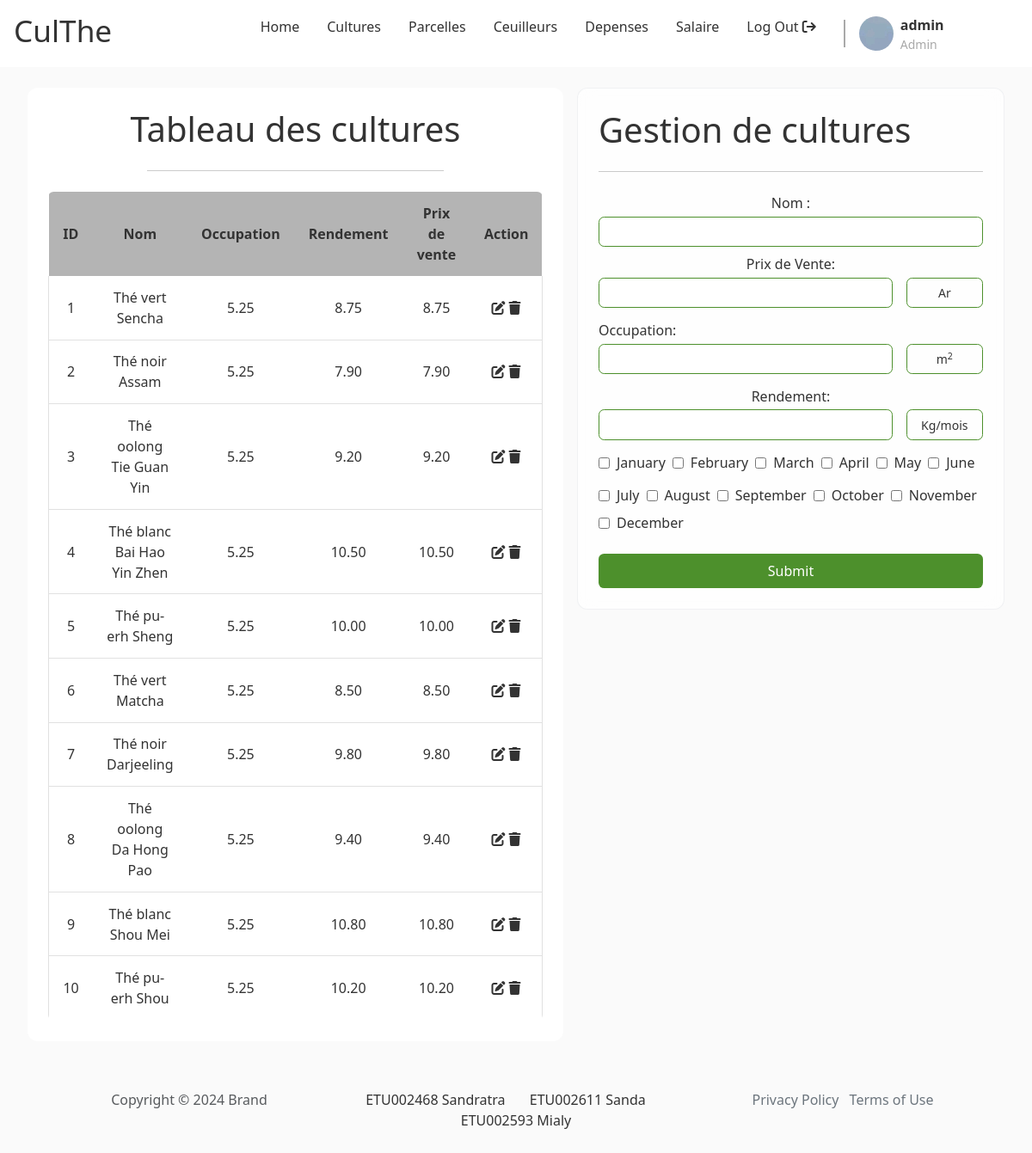
The app's page /pages/admin/main.php?page=the (signed in) with its own data.
### tables this page shows
CREATE TABLE culthe_variete_the(
    id INT PRIMARY KEY AUTO_INCREMENT,
    nom VARCHAR(50) NOT NULL,
    occupation DECIMAL(10,2) NOT NULL,
    rendement DECIMAL(10,2) NOT NULL,
    CHECK(occupation > 0 AND rendement > 0)
);

### inc/connexion.php (called while the page is built)
<?php
    function dbconnect(){
        static $connect = null;
        if ($connect===null) {
            $connect = mysqli_connect('localhost','Sanda','DashDashGo2K23!!','culthe');
        }
        return $connect;
    }

### inc/admin/function_variete_the.php (called while the page is built, shortened)
<?php
    function get_all_variete_the(){
        $request = "SELECT * FROM culthe_variete_the";
        $temp = mysqli_query(dbconnect(),$request);
        $result = [];
        while($donne = mysqli_fetch_array($temp)){
            $result[] = $donne;
        }
        return $result;
    }
?>

### pages/admin/the.php (the view, shortened to what this page needs)
<?php
    $list_variete_the = get_all_variete_the();
    $months = array("January", "February", "March", "April", "May", "June", "July", "August", "September", "October", "November", "December");
?>
<div class="body double-col">
        <section class="left">
            <h1 class="section__title">Tableau des cultures</h1>
            <hr class="section__sep">
            <div class="section__content">
                <table id="table">
                    <tr>
                        <th class="id number">ID</th>
                        <th class="name">Nom</th>
                        <th class="occupation">Occupation</th>
                        <th class="rendement">Rendement</th>
                        <th class="rendement">Prix de vente</th>
                        <th>Action</th>
                    </tr>
                    <?php for($i=0; $i<count($list_variete_the); $i++){ ?>
                    <tr>
                        <td class="id number"><?php echo($list_variete_the[$i]['id']); ?></td>
                        <td class="surface"><?php echo($list_variete_the[$i]['nom']); ?></td>
                        <td class="name"><?php echo($list_variete_the[$i]['occupation']); ?></td>
                        <td class="rendement"><?php echo($list_variete_the[$i]['rendement']); ?></td>
                        <td class="rendement"><?php echo($list_variete_the[$i]['rendement']); ?></td>
                        <td>
                            <a href="#" class="edit-btn"><i class="fa fa-edit"></i></a>
                            <a href="#" class="delete-btn"><i class="fa fa-trash"></i></a>
                        </td>
                    </tr>
                <?php } ?>
                </table>
            </div>
        </section>
        <section class="right">
            <form action="../../handler/admin/the_handler.php" method="post" id="login-form" class="form">
                <h1 class="form__title">Gestion de cultures</h1>
                <hr class="form__sep">
                <div class="form__content">
                    <div class="form__input horizontal">
                        <div class="form__input vertical">
                            <label for="nom" class="form__label">Nom : </label>
                            <div>
                                <input type="text" name="nom" id="nom" class="form__input-field" />
                            </div>
                        </div>
                        <div class="form__input vertical">
                                <label for="prix_vente" class="form__label">Prix de Vente:</label>
                                <div>
                                    <input type="number" name="prix_vente" id="prix_vente" class="form__input-field" />
                                    <span class="form__input-field unit">Ar</span>
                                </div>
                        </div>
                    </div>
                    <div class="form__input vertical">
                        <label for="occupation" class="form__label">Occupation:</label>
                        <div>
                            <input type="number" name="occupation" id="occupation" class="form__input-field" />
                            <span class="form__input-field unit">m<sup>2</sup></span>
                        </div>
                    </div>
                    <div class="form__input horizontal">
                        <div class="form__input vertical">
                            <label for="rendement" class="form__label">Rendement:</label>
                            <div>
                                <input type="number" name="rendement" id="rendement" class="form__input-field" />
                                <span class="form__input-field unit">Kg/mois</span>
                            </div>
                        </div>
                    </div>
                    <div class="form__input horizontal">
                        <?php for($i = 0; $i < 6; $i++){ ?>
                            <input type="checkbox" name="<?php echo strtolower($months[$i]); ?>" id="<?php echo strtolower($months[$i]); ?>" class="form__input-field" />
                            <label for="<?php echo strtolower($months[$i]); ?>" class="form__label"><?php echo $months[$i] ?></label>
                        <?php } ?>
                    </div>
                    <div class="form__input horizontal">
                        <?php for($i = 6; $i < 12; $i++){ ?>
                            <input type="checkbox" name="<?php echo strtolower($months[$i]); ?>" id="<?php echo strtolower($months[$i]); ?>" class="form__input-field" />
                            <label for="<?php echo strtolower($months[$i]); ?>" class="form__label"><?php echo $months[$i]; ?></label>
                        <?php } ?>
                    </div>
                </div>
                <button type="submit" class="form__submit btn" id="form__submit-btn">Submit</button>
            </form>
        </section>
    </div>

### assets/css/index.css (style rules this page uses)
:root { --primary: white; --secondary: lightgray; --accent: #4d902c; --text--main: #333333; --text--muted: darkgray; --text--100: .875rem; --text--300: 1rem; --text--500: 2.2rem; --border--soft: .4rem; --bg: rgb(250,250, 250); font-size: 1em; box-sizing: border-box; }
*, *::before, *::after { box-sizing: inherit; margin: 0; padding: 0; color: var(--text--main); text-decoration: none; }
html { color: var(--text--main); font-family: system-ui, -apple-system, BlinkMacSystemFont, 'Segoe UI', Roboto, Oxygen, Ubuntu, Cantarell, 'Open Sans', 'Helvetica Neue', sans-serif; }
body { min-height: 100vh; }
body>*+* { margin-top: 1.5rem; }
.btn { padding: .5rem 1rem; border: none; border-radius: var(--border--soft); background-color: var(--accent); }

### assets/css/form.css (style rules this page uses)
.form { padding: 1.5rem; border-radius: var(--border--soft); backdrop-filter: blur(10px) saturate(180%); -webkit-backdrop-filter: blur(10px) saturate(180%); background-color: rgba(255, 255, 255, 0.7); border-radius: 12px; border: 1px solid rgba(209, 213, 219, 0.3); }
.form>*+* { margin-top: 1.5rem; }
.form__title { margin: 0; }
.form__content>*+* { margin-top: .875rem; }
.form__input.vertical { display: flex; flex-direction: column; gap: .2rem; width: 100%; }
.form__input.horizontal { display: flex; align-items: center; gap: .5rem; flex-wrap: wrap; max-width: 100%; }
.form__input > div { display: flex; align-items: center; gap: 1rem; width: 100%; }
.form__input > div > * { flex-grow: 1; }
.form__input > div > .unit { flex-grow: 0; flex-basis: 20%; text-align: center; }
.form__input-field { padding: .4rem .8rem; border: 1px solid var(--accent); border-radius: var(--border--soft); font-size: var(--text--100); }
.form__submit { display: block; width: 100%; color: white; }

### assets/css/home.css (style rules this page uses)
body { background-color: var(--bg); }

### assets/css/layout.css (style rules this page uses)
.body { margin-left: 2rem; margin-right: 2rem; }
.double-col { display: flex; gap: 1rem; }
.double-col>*>*+* { margin-top: 1.5rem; }
.double-col .left { flex-basis: 65%; }
.double-col .right { flex-grow: 1; }
.left { padding: 1.5rem; border-radius: 12px; background-color: white; }
.left .section__title { text-align: center; }
.left .section__sep { width: 60%; margin-left: auto; margin-right: auto; }
.left table { overflow: hidden; border-spacing: 0; width: 100%; margin: auto auto; border-radius: var(--border--soft); border-bottom: 1px solid rgb(225, 225, 225); }
.left th, .left td { padding: .8rem 1rem; text-align: center; }
.left th { background-color: rgb(180, 180, 180); }
.left td:first-child { border-left: 1px solid rgb(225, 225, 225); }
.left td:last-child { border-right: 1px solid rgb(225, 225, 225); }
.left tr:last-child td, .left tr:not(:first-child) td { border-bottom: 1px solid rgb(225, 225, 225); }
.left .id { width: 15%; text-align: center; }
.left .occupation, .left .rendement { width: 30%; text-align: center; }
.left .name, .left .date { text-align: center; }

### records on screen
culthe_variete_the: id "1", nom "Thé vert Sencha", occupation "5.25", rendement "8.75"
culthe_variete_the: id "2", nom "Thé noir Assam", occupation "5.25", rendement "7.90"
culthe_variete_the: id "3", nom "Thé oolong Tie Guan Yin", occupation "5.25", rendement "9.20"
culthe_variete_the: id "4", nom "Thé blanc Bai Hao Yin Zhen", occupation "5.25", rendement "10.50"
culthe_variete_the: id "5", nom "Thé pu-erh Sheng", occupation "5.25", rendement "10.00"
culthe_variete_the: id "6", nom "Thé vert Matcha", occupation "5.25", rendement "8.50"
culthe_variete_the: id "7", nom "Thé noir Darjeeling", occupation "5.25", rendement "9.80"
culthe_variete_the: id "8", nom "Thé oolong Da Hong Pao", occupation "5.25", rendement "9.40"
culthe_variete_the: id "9", nom "Thé blanc Shou Mei", occupation "5.25", rendement "10.80"
culthe_variete_the: id "10", nom "Thé pu-erh Shou", occupation "5.25", rendement "10.20"

### other values on screen
$_SESSION['user']['username'] "admin"
$months[$i] "January"
$months[$i] "February"
$months[$i] "March"
$months[$i] "April"
$months[$i] "May"
$months[$i] "June"
$months[$i] "July"
$months[$i] "August"
$months[$i] "September"
$months[$i] "October"
$months[$i] "November"
$months[$i] "December"
